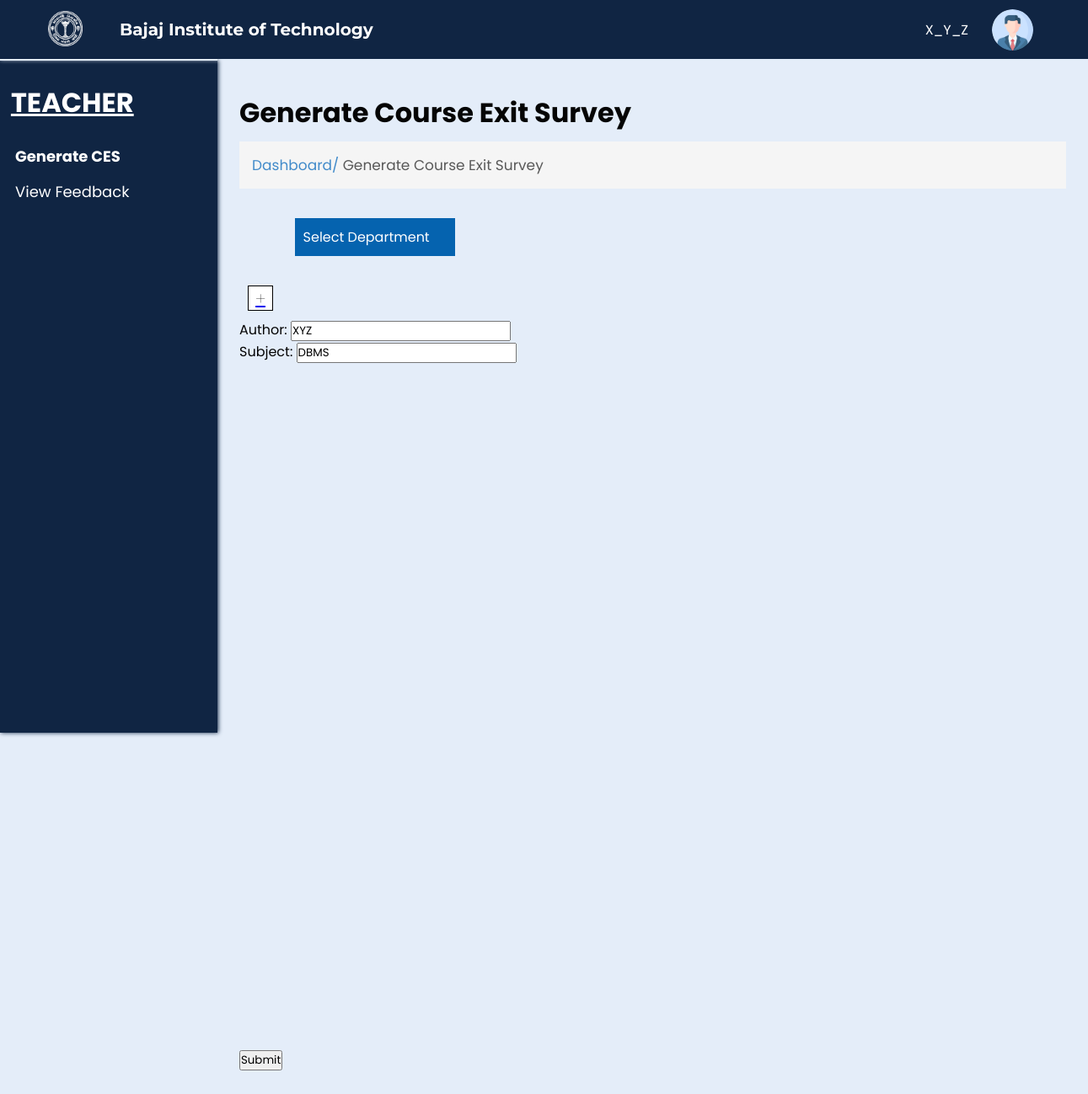
/generatefeedback.php, run on an earlier commit of the app's database.
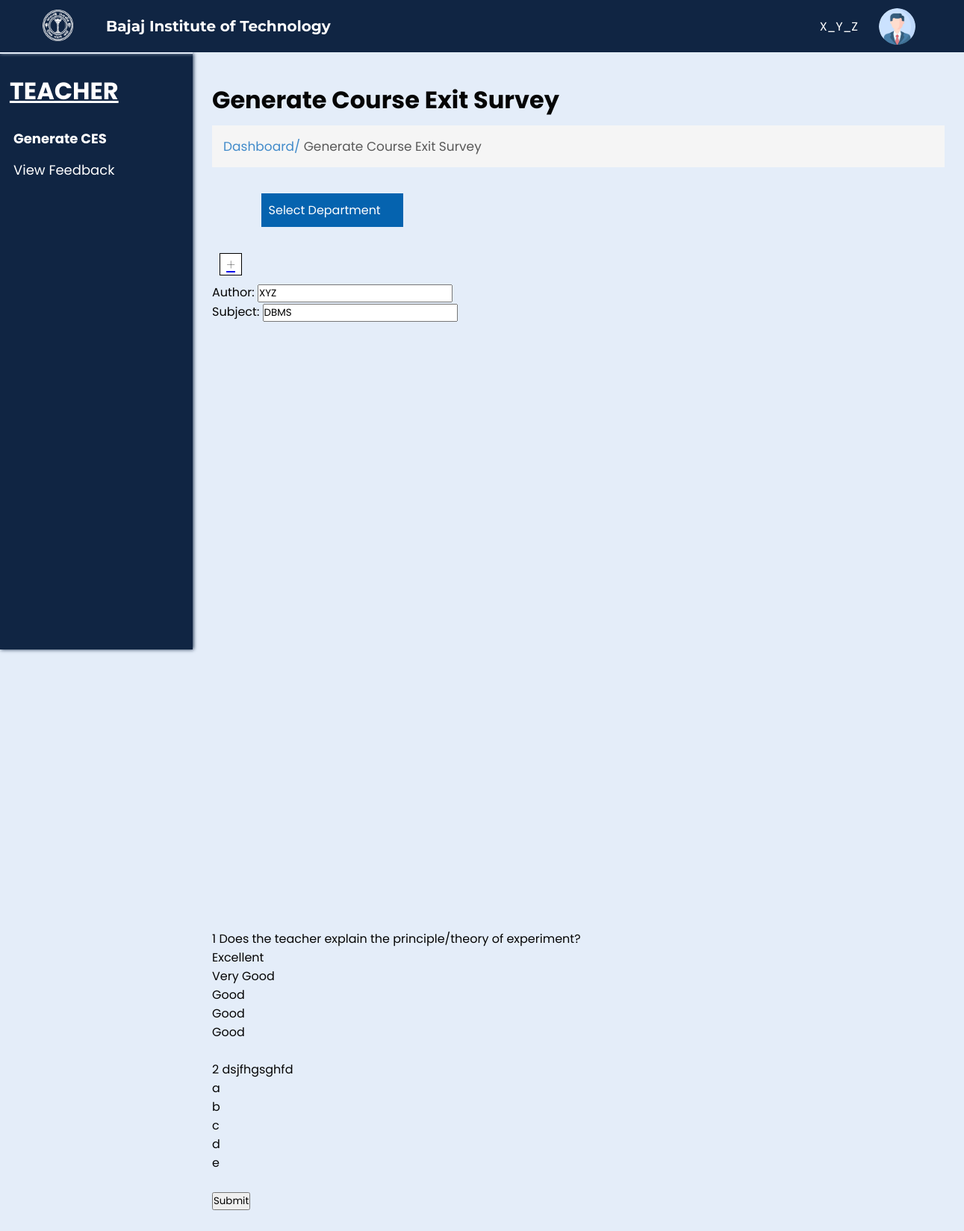
And on a later commit of the database.
### tables this page shows
CREATE TABLE `questions` (
  `questionid` int(100) NOT NULL,
  `question` text NOT NULL,
  `questiontype` text NOT NULL,
  `option1` text NOT NULL,
  `mark1` int(10) DEFAULT 10,
  `option2` text NOT NULL,
  `mark2` int(10) NOT NULL DEFAULT 8,
  `option3` text NOT NULL,
  `mark3` int(10) NOT NULL DEFAULT 5,
  `option4` text NOT NULL,
  `mark4` int(10) NOT NULL DEFAULT 3,
  `option5` text NOT NULL,
  `mark5` int(10) NOT NULL DEFAULT 1
);

### generatefeedback.php (the view, shortened to what this page needs)
<?php
include('connect.php');
$query = "select * from questions";
$result = mysqli_query($conn, $query);
?>
<!DOCTYPE html>
<html lang="en">
<head>
    <link rel="stylesheet" href="css/generate.css?v=<?php echo time(); ?>">
    <link rel="stylesheet" href="css/common.css?v=<?php echo time(); ?>">
</head>
<body>
    <div class="nav">
        <div class="img">
            <img id="img" src="images/bitlogo_transparent.png" alt="BIT Logo">
        </div>
        <h2 id="heading">Bajaj Institute of Technology</h2>
        <div class="links" id="links">
            <p class="para">X_Y_Z</p>
            <img src="images/user.png" alt="User" width="7%" style="border-radius: 50%;">
        </div>
    </div>
    <div class="spaces"></div>
    <div class="main">
        <div class="left">
            <h1>TEACHER</h1>
            <ul>
                <li class="active"><a href="generatefeedback.php">Generate CES</a></li>
                <li><a href="viewfeedback.php">View Feedback</a></li>
            </ul>
        </div>
        <div class="right">
            <h1>Generate Course Exit Survey</h1>
            <p>Dashboard/<span> Generate Course Exit Survey</span></p>
            <form action="create_feedback.php" method="POST">
                <div class="options">
                    <div class="option" id="option1">
                        <input type="text" class="content" id="dropdown1" name="dept" value="Select Department">
                    </div>
                </div>
                <a href="AddQuestion.php"><div class="add">+</div></a>
                <div class="subject_div">
                    <p class="author">Author: <input type="text" class="auth" name="author" value="XYZ"></p>
                    <p class="subject">Subject: <input type="text" class="sub" name="sub" value="DBMS"></p>
                </div>
                <?php
              while ($row = mysqli_fetch_assoc($result))
              {
                ?>
                <?php echo $row['questionid'];?> <?php echo $row['question'];?><br>
                <?php echo $row['option1'];?><br>
                <?php echo $row['option2'];?><br>
                <?php echo $row['option3'];?><br>
                <?php echo $row['option4'];?><br>
                <?php echo $row['option5'];?> <br>
                 <br>
                <?php
                }
              ?>
                <input type="submit" value="Submit" name="submit1">
            </form>
        </div>
    </div>
</body>
</html>

### css/generate.css (style rules this page uses)
.para { color: white; }
span { color: rgb(89, 89, 89); }
.options { margin: 35px 0; width: 100%; display: flex; align-items: center; justify-content: center; gap: 30px; }
.option { padding: 10px; color: white; background-color: #0563af; width: 190px; }
.content { font-size: 16px; background-color: transparent; border: 0; color: white; }
.add { background-color: white; color: black; border: 1px solid black; text-align: center; font-size: 20px; height: 30px; font-weight: lighter; margin: 10px; transition: 0.3s; cursor: pointer; width: 30px; }
.active { font-weight: bold; font-size: 20px; }

### css/common.css (style rules this page uses)
* { margin: 0; padding: 0; box-sizing: border-box; font-family: 'Poppins', sans-serif; }
body { background-color: #E4EDF9; }
.nav { background-color: #102543; position: fixed; width: 100%; z-index: 100; height: 70px; box-shadow: 0px 1px 5px #E4EDF9; transition: 0.5s; }
.nav .img { transition: 0.5s; margin-left: 2%; padding: 1%; text-align: center; height: 100%; float: left; width: 8%; }
#img { height: 95%; transition: 0.5s; }
.nav .img img { height: 100%; width: auto; }
.links img { width: auto; height: 70%; }
.nav h2 { transition: 0.5s; color: white; display: flex; height: 70px; font-size: 20px; float: left; width: 30%; align-items: center; padding: 1%; font-family: 'Montserrat', sans-serif; }
.nav .links { margin-right: 5%; transition: 0.5s; display: flex; height: 70px; float: left; width: 55%; align-items: center; justify-content: right; gap: 4%; font-family: 'Montserrat', sans-serif; }
.spaces { height: 70px; }
.left { height: 100vh; width: 20vw; background-color: #102543; color: white; border-top: 2px solid #E4EDF9; box-shadow: 1px 0px 5px #102543; position: fixed; }
.left h1 { margin: 10% 5%; text-decoration: underline; }
.right { width: 100%; padding: 5vh 2vw; padding-left: 22vw; color: rgb(5, 5, 5); }
.left ul { list-style-type: none; margin: 10% 7%; }
.left li { cursor: pointer; font-size: 18px; margin-top: 7%; transition: 0.5s; }
.left li a { text-decoration: none; color: white; }
.right>p { margin-top: 10px; font-size: 17px; padding: 15px; background-color: #F5F5F5; color: #428BCA; }
.para { color: white; }

What changed in the data, as far as the page shows it:
added questions: questionid "1", question "Does the teacher explain the principle/theory of experiment?", option1 "Excellent", option2 "Very Good", option3 "Good", option4 "Good", option5 "Good"
added questions: questionid "2", question "dsjfhgsghfd", option1 "a", option2 "b", option3 "c", option4 "d", option5 "e"
